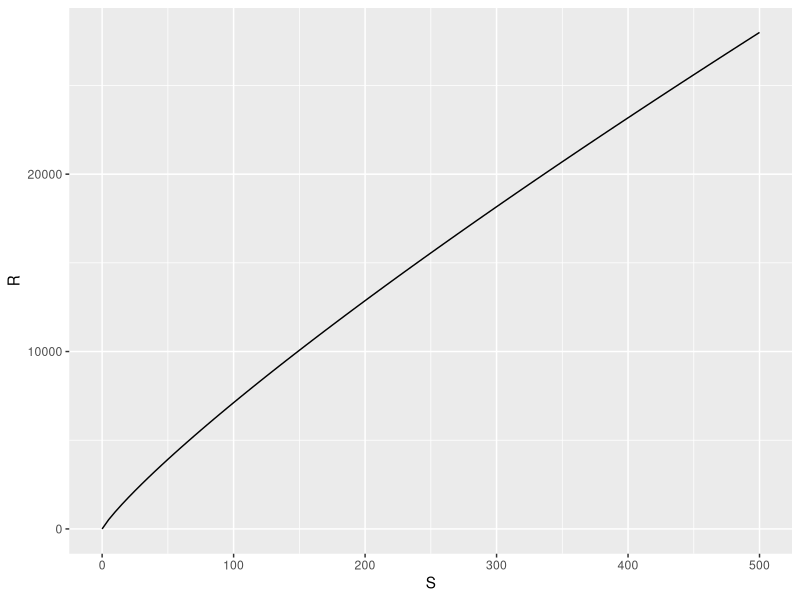

The R script that drew this image:
library(ggplot2)
library(ggpubr)
library(reshape2)

#' surv3Parm Stock-Recruitment Relationship
#'
#' @param S Spawning stock biomass (vector or scalar)
#' @param R0 unfished equilibrium recruitment
#' @param gamma parameter controlling shape, i.e curvature
#' @param beta Density-dependent parameter
#' @return Recruitment (R) for each S
surv3Parm<-function(S, R0, gamma, beta) {
  
  R=(R0*S)/(1+(S/beta)^gamma)
  
  return(R)}

dat=data.frame(S=seq(0,100)*5,
               R=surv3Parm(seq(0,100)*5, 250, 0.2, 1))
ggplot(dat)+geom_line(aes(S,R))
